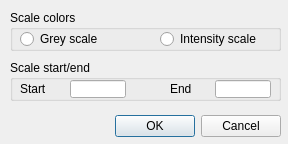
<?xml version="1.0" encoding="UTF-8"?>
<ui version="4.0">
 <class>CQDlgSimpleFilter_intensityScale</class>
 <widget class="QDialog" name="CQDlgSimpleFilter_intensityScale">
  <property name="geometry">
   <rect>
    <x>0</x>
    <y>0</y>
    <width>288</width>
    <height>144</height>
   </rect>
  </property>
  <property name="windowTitle">
   <string>Intensity Scaling</string>
  </property>
  <property name="locale">
   <locale language="English" country="UnitedStates"/>
  </property>
  <widget class="QDialogButtonBox" name="qqOkCancel">
   <property name="geometry">
    <rect>
     <x>10</x>
     <y>110</y>
     <width>271</width>
     <height>32</height>
    </rect>
   </property>
   <property name="standardButtons">
    <set>QDialogButtonBox::Cancel|QDialogButtonBox::Ok</set>
   </property>
  </widget>
  <widget class="QGroupBox" name="groupBox">
   <property name="geometry">
    <rect>
     <x>10</x>
     <y>10</y>
     <width>271</width>
     <height>41</height>
    </rect>
   </property>
   <property name="title">
    <string>Scale colors</string>
   </property>
   <property name="flat">
    <bool>true</bool>
   </property>
   <widget class="QRadioButton" name="qqGreyScale">
    <property name="geometry">
     <rect>
      <x>10</x>
      <y>20</y>
      <width>131</width>
      <height>18</height>
     </rect>
    </property>
    <property name="focusPolicy">
     <enum>Qt::StrongFocus</enum>
    </property>
    <property name="text">
     <string>Grey scale</string>
    </property>
    <property name="autoExclusive">
     <bool>false</bool>
    </property>
   </widget>
   <widget class="QRadioButton" name="qqIntensityScale">
    <property name="geometry">
     <rect>
      <x>150</x>
      <y>20</y>
      <width>131</width>
      <height>18</height>
     </rect>
    </property>
    <property name="focusPolicy">
     <enum>Qt::StrongFocus</enum>
    </property>
    <property name="text">
     <string>Intensity scale</string>
    </property>
    <property name="autoExclusive">
     <bool>false</bool>
    </property>
   </widget>
  </widget>
  <widget class="QGroupBox" name="groupBox_2">
   <property name="geometry">
    <rect>
     <x>10</x>
     <y>60</y>
     <width>271</width>
     <height>41</height>
    </rect>
   </property>
   <property name="title">
    <string>Scale start/end</string>
   </property>
   <property name="flat">
    <bool>true</bool>
   </property>
   <widget class="QLabel" name="label">
    <property name="geometry">
     <rect>
      <x>10</x>
      <y>20</y>
      <width>51</width>
      <height>18</height>
     </rect>
    </property>
    <property name="text">
     <string>Start</string>
    </property>
   </widget>
   <widget class="QLineEdit" name="qqStart">
    <property name="geometry">
     <rect>
      <x>60</x>
      <y>20</y>
      <width>56</width>
      <height>18</height>
     </rect>
    </property>
   </widget>
   <widget class="QLabel" name="label_2">
    <property name="geometry">
     <rect>
      <x>160</x>
      <y>20</y>
      <width>41</width>
      <height>18</height>
     </rect>
    </property>
    <property name="text">
     <string>End</string>
    </property>
   </widget>
   <widget class="QLineEdit" name="qqEnd">
    <property name="geometry">
     <rect>
      <x>205</x>
      <y>20</y>
      <width>56</width>
      <height>18</height>
     </rect>
    </property>
   </widget>
  </widget>
 </widget>
 <tabstops>
  <tabstop>qqGreyScale</tabstop>
  <tabstop>qqIntensityScale</tabstop>
  <tabstop>qqStart</tabstop>
  <tabstop>qqEnd</tabstop>
  <tabstop>qqOkCancel</tabstop>
 </tabstops>
 <resources/>
 <connections/>
</ui>
